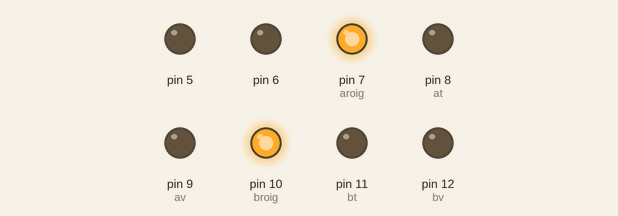
Bench run of a sketch on a simulated Arduino Uno, built with avr-gcc and run on an emulated ATmega328P. Shown: output pins drawn as LEDs (lit = HIGH).

Above: at 0.2 s.
At 1.5 s:
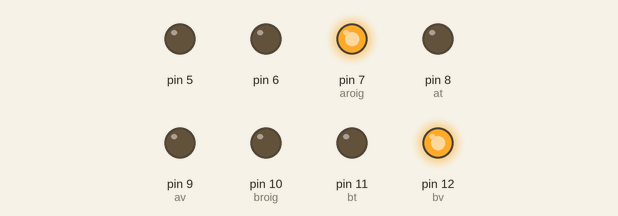
At 2.7 s:
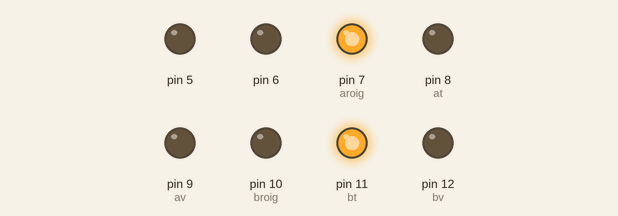
At 4.5 s:
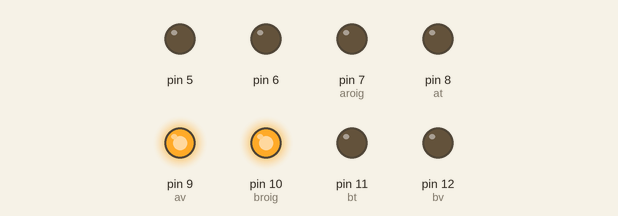
At 5.7 s:
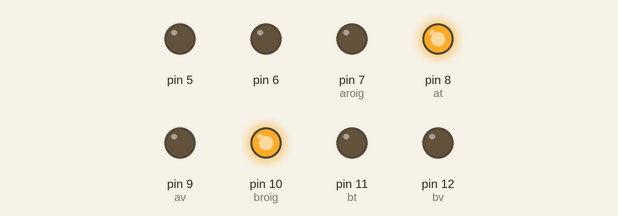
Timing chart, 0 to 8.5 s (numbered marks = the images above):
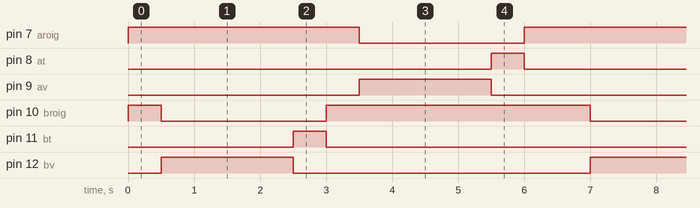

Measured:
- by itself, pin 7 (aroig): alternates HIGH for 4.0 s and LOW for 2.5 s
- by itself, pin 8 (at), pin 11 (bt): alternates HIGH for 0.50 s and LOW for 6.0 s
- by itself, pin 9 (av), pin 12 (bv): alternates HIGH for 2.0 s and LOW for 4.5 s
- by itself, pin 10 (broig): repeats every 6.5 s: LOW 2.5 s, HIGH 4.0 s

The sketch:

Cruilla_de_semafors.ino
```cpp
/**********************************************************************************
**                                                                               **
**                         Sortides i entrades digitals                          **
**                              Cruilla de semafors                              **
**                                                                               **
** ADAM LAAOUAJ                                                       06/03/2017 **
**********************************************************************************/

//********** Includes *************************************************************

//********** Variables ************************************************************
const int aroig = 7;
const int at = 8;
const int av = 9;
const int broig = 10;
const int bt = 11;
const int bv = 12;
int a = 500;
//********** Setup ****************************************************************
void setup()
{
  pinMode(5,OUTPUT);
  pinMode(6,OUTPUT);
  pinMode(7,OUTPUT);
  pinMode(8,OUTPUT);
  pinMode(9,OUTPUT);
  pinMode(10,OUTPUT);
  pinMode(11,OUTPUT);
  pinMode(12,OUTPUT);

}

//********** Loop *****************************************************************
void loop()
{
  digitalWrite (aroig,HIGH);
  digitalWrite (at,LOW);
  digitalWrite (av,LOW);
  digitalWrite (broig,HIGH);
  digitalWrite (bt,LOW);
  digitalWrite (bv,LOW);
  delay(a);
  digitalWrite (aroig,HIGH);
  digitalWrite (at,LOW);
  digitalWrite (av,LOW);
  digitalWrite (broig,LOW);
  digitalWrite (bt,LOW);
  digitalWrite (bv,HIGH);
  delay(a);
  digitalWrite (aroig,HIGH);
  digitalWrite (at,LOW);
  digitalWrite (av,LOW);
  digitalWrite (broig,LOW);
  digitalWrite (bt,LOW);
  digitalWrite (bv,HIGH);
  delay(a);
  digitalWrite (aroig,HIGH);
  digitalWrite (at,LOW);
  digitalWrite (av,LOW);
  digitalWrite (broig,LOW);
  digitalWrite (bt,LOW);
  digitalWrite (bv,HIGH);
  delay(a);
  digitalWrite (aroig,HIGH);
  digitalWrite (at,LOW);
  digitalWrite (av,LOW);
  digitalWrite (broig,LOW);
  digitalWrite (bt,LOW);
  digitalWrite (bv,HIGH);
  delay(a);
  digitalWrite (aroig,HIGH);
  digitalWrite (at,LOW);
  digitalWrite (av,LOW);
  digitalWrite (broig,LOW);
  digitalWrite (bt,HIGH);
  digitalWrite (bv,LOW);
  delay(a);
  digitalWrite (aroig,HIGH);
  digitalWrite (at,LOW);
  digitalWrite (av,LOW);
  digitalWrite (broig,HIGH);
  digitalWrite (bt,LOW);
  digitalWrite (bv,LOW);
  delay(a);
  digitalWrite (aroig,LOW);
  digitalWrite (at,LOW);
  digitalWrite (av,HIGH);
  digitalWrite (broig,HIGH);
  digitalWrite (bt,LOW);
  digitalWrite (bv,LOW);
  delay(a);
  digitalWrite (aroig,LOW);
  digitalWrite (at,LOW);
  digitalWrite (av,HIGH);
  digitalWrite (broig,HIGH);
  digitalWrite (bt,LOW);
  digitalWrite (bv,LOW);
  delay(a);
  digitalWrite (aroig,LOW);
  digitalWrite (at,LOW);
  digitalWrite (av,HIGH);
  digitalWrite (broig,HIGH);
  digitalWrite (bt,LOW);
  digitalWrite (bv,LOW);
  delay(a);
  digitalWrite (aroig,LOW);
  digitalWrite (at,LOW);
  digitalWrite (av,HIGH);
  digitalWrite (broig,HIGH);
  digitalWrite (bt,LOW);
  digitalWrite (bv,LOW);
  delay(a);
  digitalWrite (aroig,LOW);
  digitalWrite (at,HIGH);
  digitalWrite (av,LOW);
  digitalWrite (broig,HIGH);
  digitalWrite (bt,LOW);
  digitalWrite (bv,LOW);
  delay(a);
  digitalWrite (aroig,HIGH);
  digitalWrite (at,LOW);
  digitalWrite (av,LOW);
  digitalWrite (broig,HIGH);
  digitalWrite (bt,LOW);
  digitalWrite (bv,LOW);
  delay(a);

}

//********** Funcions *************************************************************
```
